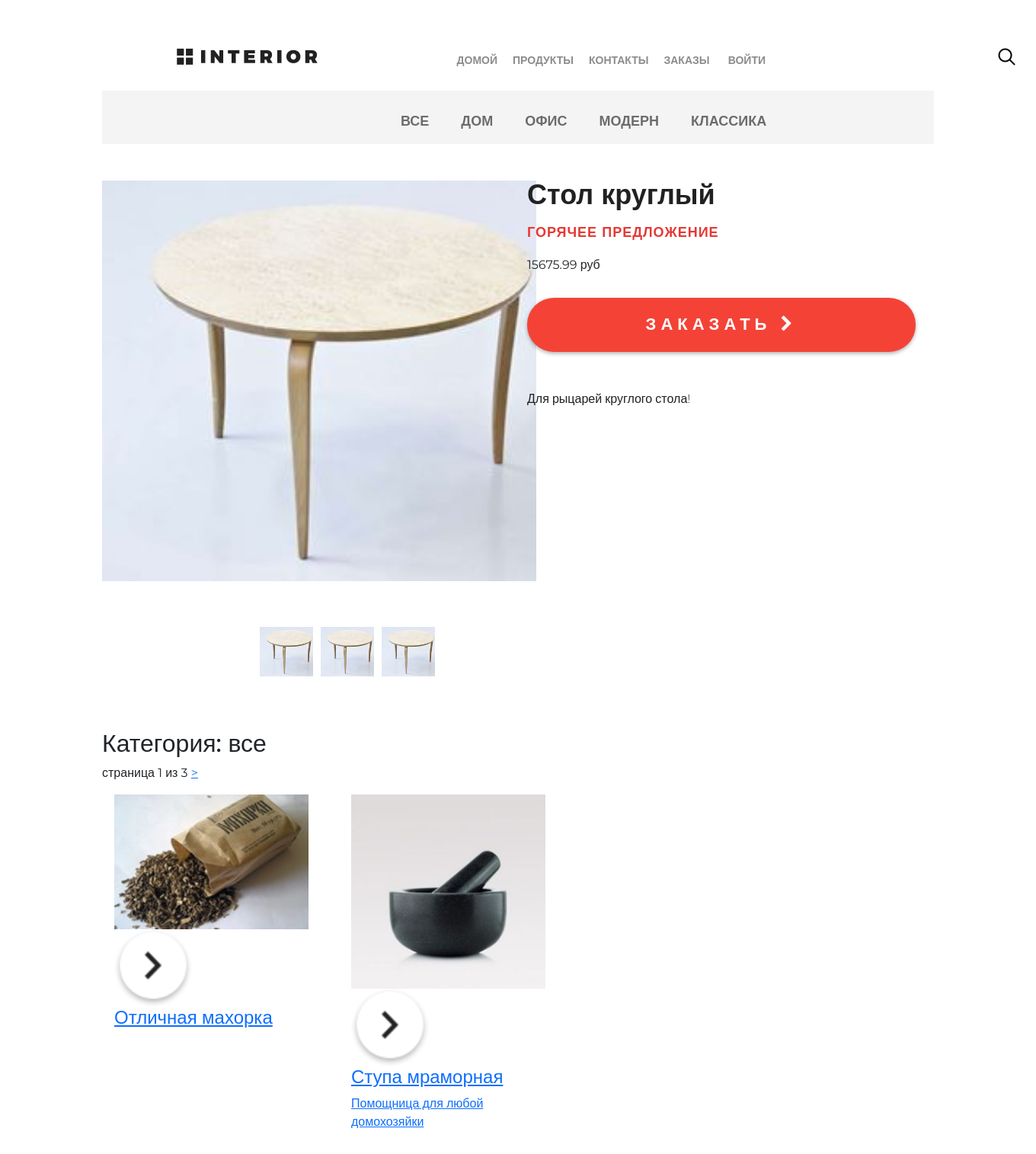
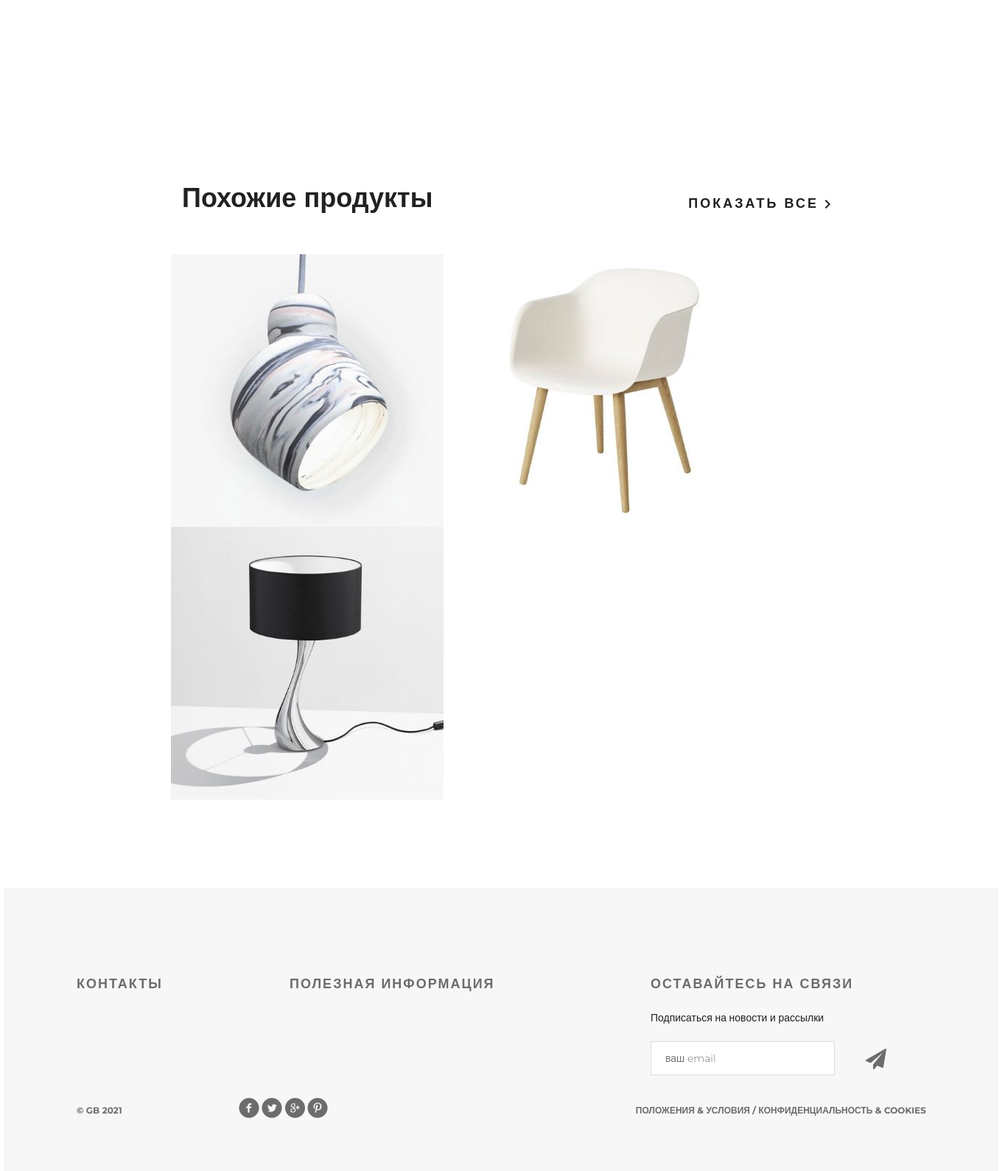
Screenshot of /products/category/0/ with the database file from the repository (2 pictures, top to bottom).
### mainapp/models.py (models this page shows, shortened)
class ProductCategory(models.Model):
    name = models.CharField(max_length=60, unique=True, verbose_name='имя')
    description = models.TextField(
        verbose_name='описание',
        blank=True
    )
    created = models.DateTimeField(
        auto_now_add=True
    )
    updated = models.DateTimeField(
        auto_now=True
    )
    is_active = models.BooleanField(verbose_name='активна', default=True)

class Product(models.Model):
    category = models.ForeignKey(
        ProductCategory,
        on_delete=models.CASCADE,
        verbose_name='категория'
    )
    name = models.CharField(
        verbose_name='название продукта',
        max_length=128,
    )
    image = models.ImageField(
        upload_to='products_img',
        blank=True,
    )
    short_desc = models.CharField(
        max_length=256,
        verbose_name='краткое описание',
        blank=True,
    )
    description = models.TextField(
        verbose_name='описание продукта',
        blank=True,
        max_length=500,
    )
    price = models.DecimalField(
        verbose_name='цена продукта',
        max_digits=8,
        decimal_places=2,
        default=0,
    )
    quantity = models.PositiveBigIntegerField(
        verbose_name='количество на складе',
        default=0,
    )

### mainapp/views.py (the view)
# urls.py: path('products/', include('mainapp.urls', namespace='products')),
def products(request, pk=None, page=1):
    print(pk)
    title = 'products'
    category = ''
    products = ''
    categories = ProductCategory.objects.all()
    if pk is not None:
        if pk == 0:
            products = Product.objects.all().order_by('price')
            category = {
                'pk': 0,
                'name': 'все'
            }
        else:
            category = get_object_or_404(ProductCategory, pk=pk)
            products = Product.objects.filter(category_id__pk=pk).order_by('price')
        paginator = Paginator(products, 2)
        try:
            products_paginator = paginator.page(page)
        except PageNotAnInteger:
            products_paginator = paginator.page(1)
        except EmptyPage:
            products_paginator = paginator.page(paginator.num_pages)
    hot_product = get_hot_product()
    same_products = get_same_products(hot_product)
    context = {
        'title': title,
        'categories': categories,
        'category': category,
        'products': products_paginator,
        'hot_product': hot_product,
        'same_products': same_products,
    }
    return render(request, 'products_list.html', context=context)

### mainapp/context_processors.py (called while the page is built)
def basket(request):
    basket_list = []
    if request.user.is_authenticated:
        basket_list = Basket.objects.filter(user=request.user)
    return {
        'basket': basket_list
    }

### mainapp/views.py (called while the page is built)
def get_hot_product():
    products = Product.objects.all()
    return random.sample(list(products), 1)[0]

def get_same_products(hot_products):
    same_products = Product.objects.filter(category=hot_products.category).exclude(pk=hot_products.pk)[:3]
    return same_products

### mainapp/templates/products_list.html (shortened to what this page needs)
{% extends 'base.html' %}
{% load static %}
{% block main_slider %}
   <div class="container">
      <div class="hero-white">
         {% include 'includes/inc_main_menu.html' %}
      </div>
{% endblock %}
{% block content %}
      <div class="details">
         <div class="links clearfix">
                {% include 'inc_categories_menu.html' %}
         </div>
        <div class="row my-5">
            <div class="col-6">
                <div class="slider-product">
                  <img src="/media/{{ hot_product.image }}" class="w-100">
                </div>
                <div class="slider-control ml-2 my-3">
                  <div class="block">
                    <a href="#"><img src="/media/{{ hot_product.image }}" alt=""></a>
                  </div>
                  <div class="block">
                    <a href="#"><img src="/media/{{ hot_product.image }}" alt=""></a>
                  </div>
                  <div class="block">
                    <a href="#"><img src="/media/{{ hot_product.image }}" alt=""></a>
                  </div>
                </div>
              </div>
              <div class="col-6">
                <h3 class="big-bold">{{ hot_product.name }}</h3>
                <h3 class="red">горячее предложение</h3>
                <p class="price">{{ hot_product.price }} <span>руб</span></p>
                <a href="{% url 'basket:add' hot_product.pk %}" class="red-button">
                  заказать <i class="fa fa-chevron-right" aria-hidden="true"></i>
                </a>
                <div class="description-text">
                  {{ hot_product.description }}
                </div>
            </div>
    </div>
            <h2>
                Категория: {{ category.name }}
            </h2>
            <div class="paginator">
                <span class="current">
                    страница {{ products.number }} из {{ products.paginator.num_pages }}
                </span>
                    {% if products.has_next %}
                    <a href="{% url 'products:page' category.pk products.next_page_number %}">
                    >
            </a>
                {% endif %}
            </div>
            <div class="category-products row">
              {% for product in products %}
                <div class="block w-25 my-3 mx-3">
                  <a href="{% url 'products:product' product.pk %}">
                    <img src="/media/{{ product.image }}" alt="{{ product.short_desc }}">
                    <div class="text">
                      <img src="{% static 'img/icon-hover.png' %}" alt="hover">
                      <h4>{{ product.name }}</h4>
                      <p>{{ product.description }} </p>
                    </div>
                  </a>
                </div>
              {% endfor %}
            </div>
			<div class="related">
				<div class="title clearfix">
					<h2>Похожие продукты</h2>
					<a class="explore" href="#">показать все <img src="/static/img/arrow.png" alt=""></a>
				</div>
				<div class="related-products clearfix">
					<div class="block">
						<a href="#"><img src="/static/img/product-11.jpg" alt="">
						</a>
					</div>
					<div class="block">
						<a href="#"><img src="/static/img/product-21.jpg" alt="">
						</a>
					</div>
					<div class="block">
						<a href="#"><img src="/static/img/product-31.jpg" alt="">
						</a>
					</div>
				</div>
			</div>
		</div>
</div>
{% endblock %}

### mainapp/templates/inc_categories_menu.html (shortened to what this page needs)
<ul class="links-menu">
    <li>
        <a href="{% url 'products:category' 0 %}"
           class="">
            все
        </a>
    </li>
    {% for link in categories %}
    <li>
            <a href="{% url 'products:category' link.pk %}"
               class="">
                {{ link.name }}
            </a>
    </li>
    {% endfor %}
</ul>

### geekshop/static/style.css (style rules this page uses)
* { margin: 0; padding: 0; }
body { font-family: 'Montserrat', sans-serif; }
html, body { height: 100%; }
.clearfix:after { content: ""; display: block; clear: both; }
.explore { text-transform: uppercase; color: #212121; font-size: 18px; font-weight: 700; line-height: 24px; text-align: center; float: right; margin-top: 138px; letter-spacing: 3px; text-decoration: none; }
.block a img { width: 100%; }
.block .text img { width: 40%; }
.big-bold { color: #212121; font-size: 36px; font-weight: 700; text-align: left; margin-bottom: 24px; line-height: 36px; }
.title { height: 152px; margin-right: 15px; }
.title h2 { float: left; margin-top: 118px; color: #212121; font-size: 36px; font-weight: 700; text-align: left; margin-left: 15px; }
.red { text-transform: uppercase; color: #e53935; font-size: 18px; font-weight: 700; text-align: left; letter-spacing: 1px; line-height: 17px; margin-bottom: 22px; }
.hero-white { background-color: #fff; height: 119px; padding-left: 98px; padding-right: 211px; position: relative; }
.links { height: 70px; background-color: #f4f4f4; position: relative; padding-left: 360px; }
.links-menu { margin: 27px auto 0px; position: absolute; }
.links-menu li { float: left; list-style-type: none; padding-right: 42px; }
.links-menu li a { text-decoration: none; color: #6c6c6c; font-size: 18px; font-weight: 700; text-transform: uppercase; }
.slider-product { width: 570px; height: 570px; }
.slider-control { width: 420px; height: 70px; margin: 11px auto 0px; padding-left: 150px }
.slider-control .block { height: 70px; width: 70px; position: relative; float: left; margin-right: 10px; }
.red-button { display: block; height: 71px; width: 510px; border-radius: 35px; background-color: #f44336; text-align: center; text-transform: uppercase; text-decoration: none; color: #ffffff; font-size: 22px; font-weight: 700; line-height: 24px; box-shadow: 0px 2px 4.85px 0.15px rgba(33, 33, 33, 0.35); line-height: 70px; letter-spacing: 6px; margin-top: 31px; }
.description-text { margin-top: 50px; color: #212121; font-size: 16px; font-weight: 300; line-height: 24px; text-align: left; }
.related { padding: 0px 98px; }
.related .title { height: 343px; margin-right: 0; }
.related .title h2 { margin-top: 245px; }
.related .title .explore { margin-top: 262px; }
.related-products { margin-bottom: 120px; }
.related-products .block a img { float: left; }
.related-products .block { float: left; margin-right: 30px; display: block; height: 370px; width: 370px; position: relative; }
.related-products .block:nth-child(3n) { margin-right: 0px; }

### rows the page displays
ProductCategory: name "ДОМ"
ProductCategory: name "ОФИС"
ProductCategory: name "МОДЕРН"
ProductCategory: name "КЛАССИКА"
Product: image (picture), name "Стол круглый", price "15675.99", description "Для рыцарей круглого стола!"
Product: image (picture), name "Отличная махорка"
Product: image (picture), name "Ступа мраморная", description "Помощница для любой домохозяйки"

### other values shown
{{ category.name }} "все"
{{ products.number }} "1"
{{ products.paginator.num_pages }} "3"
